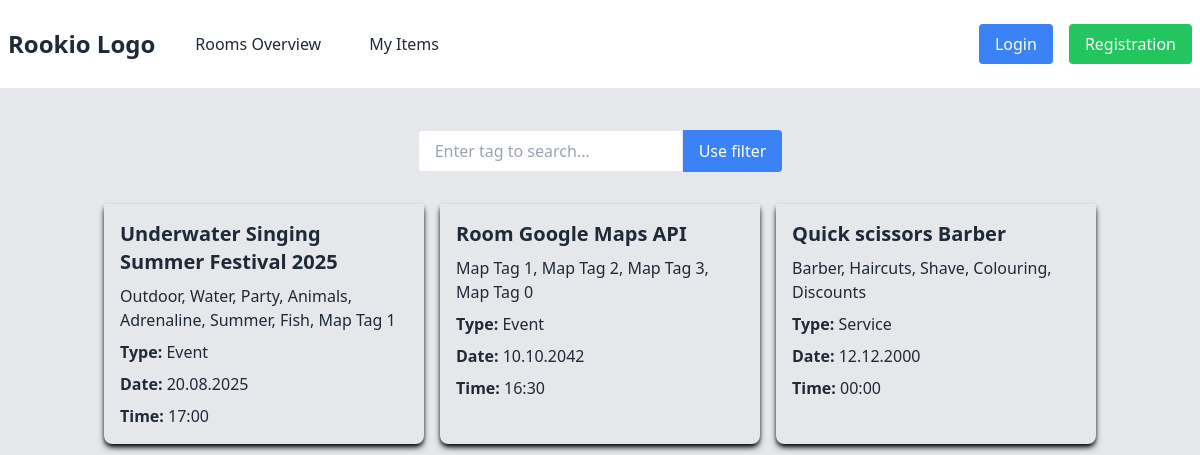
The app's page /rooms_overview/ with its own data.
### viewer/models.py (models this page shows, shortened)
class TimeStamp(models.Model):
    created_at = models.DateTimeField(auto_now_add=True)
    updated_at = models.DateTimeField(auto_now=True)
    class Meta:
        abstract = True

class Room(TimeStamp):
    ROOM_TYPE_CHOICES = (
        ('event', 'Event'),
        ('service', 'Service'),
    )
    name = models.CharField(max_length=80)
    owners = models.ManyToManyField(PersonOwner, related_name="rooms")
    room_type = models.CharField(max_length=20, choices=ROOM_TYPE_CHOICES)
    tags = models.ManyToManyField(Tag, related_name="rooms")
    description = models.TextField(max_length=1000)  # default form widget for this field is a Textarea -
    place = models.CharField(max_length=150)
    gps_description = models.CharField(max_length=150, blank=True)
    gps_lat = models.DecimalField(max_digits=9, decimal_places=6,
                                  null=True,
                                  blank=True,
                                  validators=[MinValueValidator(-90), MaxValueValidator(90)])
    gps_lng = models.DecimalField(max_digits=9, decimal_places=6,
                                  null=True,
                                  blank=True,
                                  validators=[MinValueValidator(-180), MaxValueValidator(180)])
    date = models.DateField()
    time = models.TimeField()
    outdoor = models.BooleanField(blank=True, default=False)
    contact_public = models.CharField(max_length=100)
    contact_after_assignment = models.CharField(max_length=100, null=True, blank=True)
    age_restriction = models.PositiveSmallIntegerField(validators=[MinValueValidator(0), MaxValueValidator(120)],
                                                       null=True, blank=True)
    age_recommendation = models.CharField(max_length=80, null=True, blank=True)
    minimum_participants = models.PositiveSmallIntegerField(validators=[MinValueValidator(1)], null=True, blank=True)
    maximum_participants = models.PositiveSmallIntegerField(validators=[MinValueValidator(1)], null=True, blank=True)
    paid_to_be_unique = models.BooleanField(default=False)
    hidden_from_public = models.BooleanField(default=True)
    template = models.ForeignKey(Template, on_delete=models.CASCADE, related_name="rooms", null=True, blank=True)

class Tag(TimeStamp):
    name = models.CharField(max_length=25, unique=True)

### viewer/views.py (the view)
# urls.py: path('rooms_overview/', views.rooms_overview, name='rooms_overview'),
def rooms_overview(request):
    query = request.GET.get('tag_search')
    if query:
        rooms = Room.objects.filter(tags__name__iexact=query, hidden_from_public=False).distinct()
    else:
        rooms = Room.objects.filter(hidden_from_public=False)
    serialized_rooms = serialize('json', rooms)
    return render(request, 'rooms_overview.html', {'rooms': rooms, 'serialized_rooms': serialized_rooms})

### viewer/context_processors.py (called while the page is built)
def google_maps_api_key(request):
    return {
        'GOOGLE_MAPS_API_KEY': settings.GOOGLE_MAPS_API_KEY
    }

### viewer/templates/rooms_overview.html (shortened to what this page needs)
{% extends 'base.html' %}
{% load tz %}
{% block content %}
<div class="flex justify-center mt-4 mb-8">
    <form method="get" action="{% url 'rooms_overview' %}" class="flex">
        <input type="text" name="tag_search" value="{{ query }}" placeholder="Enter tag to search..." class="border rounded-l px-4 py-2">
        <button type="submit" class="bg-blue-500 text-white px-4 py-2 rounded-r hover:bg-blue-600">Use filter</button>
    </form>
</div>
<div class="container mx-auto px-4 grid grid-cols-3 gap-4">
    {% for room in rooms %}
    <div class="room relative rounded-b-lg border-black p-4 shadow-md shadow-black hover:shadow-blue-700">
        <div class="default-info">
            <h3 class="text-xl font-bold">{{ room.name }}</h3>
            <p class="mt-2">
                {% for tag in room.tags.all %}
                    {{ tag.name }}{% if not forloop.last %}, {% endif %}
                {% empty %}
                    No tags.
                {% endfor %}
            </p>
            <p class="mt-2"><span class="font-bold">Type:</span> {{ room.get_room_type_display }}</p>
            <p class="mt-2"><span class="font-bold">Date:</span> {{ room.date|date:'d.m.Y' }}</p>
            <p class="mt-2"><span class="font-bold">Time:</span> {{ room.time|time:'H:i' }}</p>
        </div>
    </div>
    {% empty %}
    <p class="text-red-500">No rooms available.</p>
    {% endfor %}
</div>
{% endblock %}

### viewer/templates/base.html (shortened to what this page needs)
<!DOCTYPE html>
{% load static %}
<html lang="en">
<head>
    <link href="{% static 'output.css' %}" rel="stylesheet">
</head>
<body class="bg-gray-200 text-gray-800">
    <header>
        <nav class="p-2 bg-white border-b-2 border-gray-200 flex justify-between items-center">
            <div class="flex items-center mr-12">
                <a href="{% url 'welcome' %}" class="text-gray-800 text-2xl font-bold hover:text-blue-500 transition-colors duration-200">Rookio Logo</a>
                <a href="{% url 'rooms_overview' %}" class="p-6 ml-4 text-gray-800 hover:text-blue-500 transition-colors duration-200">Rooms Overview</a>
                <a href="{% url 'my_items' %}" class="p-2 ml-4 text-gray-800 hover:text-blue-500 transition-colors duration-200">My Items</a>
            </div>
            <div id="auth-buttons" class="flex items-center space-x-4">
                {% if user.is_authenticated %}
                    <span class="mr-4 text-gray-600">Hello, {{ user.username }}!</span>
                    <a href="{% url 'logout' %}" class="px-4 py-2 rounded bg-red-500 text-white hover:bg-red-700 transition-colors duration-200">Logout</a>
                {% else %}
                    <a href="{% url 'login' %}" id="login-button" class="px-4 py-2 rounded bg-blue-500 text-white hover:bg-blue-700 transition-colors duration-200">Login</a>
                    <a href="{% url 'register' %}" id="register-button" class="px-4 py-2 rounded bg-green-500 text-white hover:bg-green-700 transition-colors duration-200">Registration</a>
                {% endif %}
            </div>
        </nav>
    </header>
    <main class="p-6">
        {% block content %}
        {% endblock content %}
    </main>
</body>
</html>

### records on screen
Room: name "Underwater Singing Summer Festival 2025", room_type "Event", date "20.08.2025", time "17:00"
Tag: name "Outdoor"
Tag: name "Water"
Tag: name "Party"
Tag: name "Animals"
Tag: name "Adrenaline"
Tag: name "Summer"
Tag: name "Fish"
Tag: name "Map Tag 1"
Room: name "Room Google Maps API", room_type "Event", date "10.10.2042", time "16:30"
Tag: name "Map Tag 2"
Tag: name "Map Tag 3"
Tag: name "Map Tag 0"
Room: name "Quick scissors Barber", room_type "Service", date "12.12.2000", time "00:00"
Tag: name "Barber"
Tag: name "Haircuts"
Tag: name "Shave"
Tag: name "Colouring"
Tag: name "Discounts"
